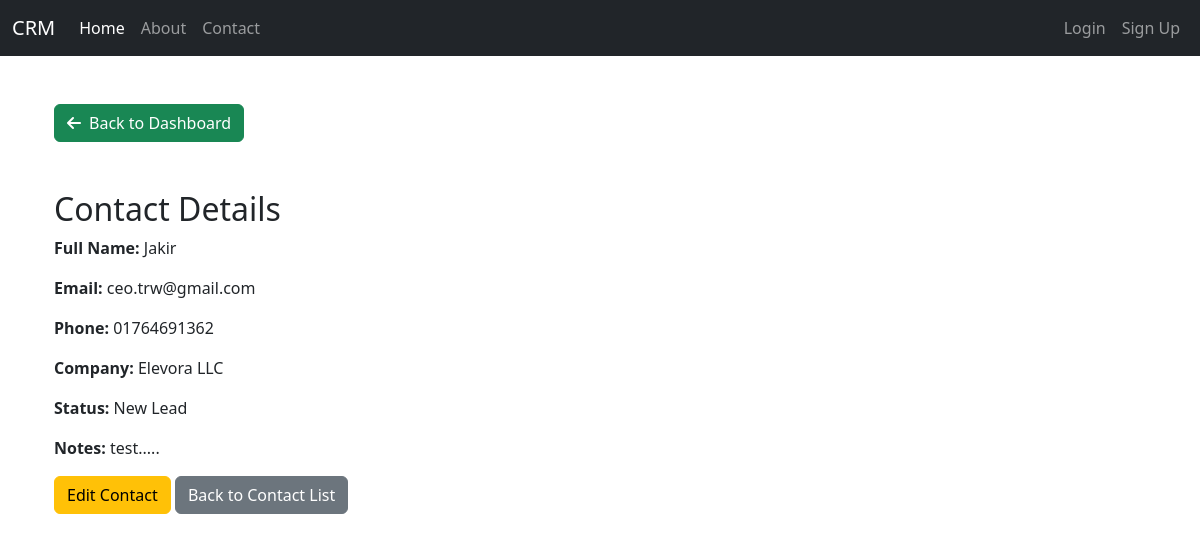
Page /contacts/view/1/ (signed in) on the committed database.
### core/models.py (models this page shows, shortened)
class Contact(models.Model):
    STATUS_CHOICES =[
        ('New Lead', 'New Lead'),
        ('Contacted', 'Contacted'),
        ('Qualified', 'Qualified'),
        ('Converted', 'Converted'),
        ('Lost', 'Lost'),
    ]
    user = models.ForeignKey(User, on_delete = models.CASCADE, related_name= 'contacts')
    full_name = models.CharField(max_length=255)
    email = models.EmailField()
    phone = models.CharField(max_length=11)
    company = models.CharField(max_length=255)
    status = models.CharField(max_length=20, choices=STATUS_CHOICES, default='New Lead')
    notes = models.TextField(blank=True, null=True)
    created_at = models.DateTimeField(auto_now_add=True)
    updated_at = models.DateTimeField(auto_now=True)

### core/views.py (the view)
# urls.py: path('contacts/view/<int:pk>/', views.view_contact, name='view_contact'),
@login_required
def view_contact(request, pk):
    contact = Contact.objects.get(pk=pk)
    return render(request, 'core/view_contact.html', {'contact':contact})

### core/templates/core/view_contact.html (shortened to what this page needs)
{% extends "core/base.html" %}
{% load static %}
{% block content %}
    <div class="container mt-5">
        <a class="btn btn-success mb-5" href="{% url "dashboard" %}"><i class="fa-solid fa-arrow-left me-2"></i>Back to Dashboard</a>
        <h2>Contact Details</h2>
        <div class="mb-3">
            <strong>Full Name:</strong> {{ contact.full_name }}
        </div>
        <div class="mb-3">
            <strong>Email:</strong> {{ contact.email }}
        </div>
        <div class="mb-3">
            <strong>Phone:</strong> {{ contact.phone }}
        </div>
        <div class="mb-3">
            <strong>Company:</strong> {{ contact.company }}
        </div>
        <div class="mb-3">
            <strong>Status:</strong> {{ contact.get_status_display }}
        </div>
        <div class="mb-3">
            <strong>Notes:</strong> {{ contact.notes }}
        </div>
        <a href="{% url 'edit_contact' contact.id %}" class="btn btn-warning">Edit Contact</a>
        <a href="{% url 'contact_list' %}" class="btn btn-secondary">Back to Contact List</a>
    </div>
{% endblock content %}

### rows in the picture
Contact: full_name "Jakir", email "ceo.trw@gmail.com", phone "01764691362", company "Elevora LLC", status "New Lead", notes "test....."
